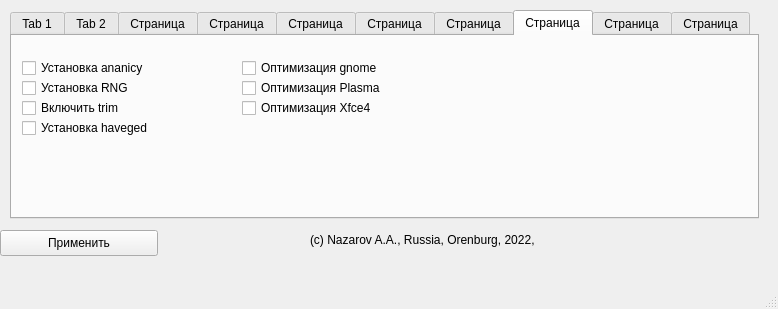
<?xml version="1.0" encoding="UTF-8"?>
<ui version="4.0">
 <class>MainWindow</class>
 <widget class="QMainWindow" name="MainWindow">
  <property name="geometry">
   <rect>
    <x>0</x>
    <y>0</y>
    <width>778</width>
    <height>309</height>
   </rect>
  </property>
  <property name="sizePolicy">
   <sizepolicy hsizetype="Fixed" vsizetype="Fixed">
    <horstretch>0</horstretch>
    <verstretch>0</verstretch>
   </sizepolicy>
  </property>
  <property name="windowTitle">
   <string>Arch Linux Post Install Tool</string>
  </property>
  <property name="animated">
   <bool>false</bool>
  </property>
  <widget class="QWidget" name="centralwidget">
   <widget class="QLabel" name="lblAuthor">
    <property name="geometry">
     <rect>
      <x>310</x>
      <y>230</y>
      <width>421</width>
      <height>20</height>
     </rect>
    </property>
    <property name="text">
     <string>(c) Nazarov A.A., Russia, Orenburg, 2022, &lt;artem@nazarow.ru&gt;</string>
    </property>
   </widget>
   <widget class="QPushButton" name="pushButton">
    <property name="geometry">
     <rect>
      <x>0</x>
      <y>230</y>
      <width>158</width>
      <height>26</height>
     </rect>
    </property>
    <property name="text">
     <string>Применить</string>
    </property>
   </widget>
   <widget class="QTabWidget" name="tbsPages">
    <property name="geometry">
     <rect>
      <x>10</x>
      <y>10</y>
      <width>749</width>
      <height>209</height>
     </rect>
    </property>
    <property name="currentIndex">
     <number>7</number>
    </property>
    <widget class="QWidget" name="tabGeneral">
     <attribute name="title">
      <string>Tab 1</string>
     </attribute>
     <widget class="QCheckBox" name="chkInstallKeys">
      <property name="geometry">
       <rect>
        <x>10</x>
        <y>10</y>
        <width>161</width>
        <height>24</height>
       </rect>
      </property>
      <property name="text">
       <string>Установка ключей</string>
      </property>
     </widget>
     <widget class="QCheckBox" name="chkInstallMirrors">
      <property name="geometry">
       <rect>
        <x>10</x>
        <y>30</y>
        <width>181</width>
        <height>24</height>
       </rect>
      </property>
      <property name="text">
       <string>Установка зеркал</string>
      </property>
     </widget>
     <widget class="QCheckBox" name="chkUpdateSoftware">
      <property name="geometry">
       <rect>
        <x>10</x>
        <y>50</y>
        <width>171</width>
        <height>24</height>
       </rect>
      </property>
      <property name="text">
       <string>Обновить программы</string>
      </property>
     </widget>
     <widget class="QCheckBox" name="chkInstallMake">
      <property name="geometry">
       <rect>
        <x>10</x>
        <y>70</y>
        <width>271</width>
        <height>24</height>
       </rect>
      </property>
      <property name="text">
       <string>Установка компиляторов</string>
      </property>
     </widget>
     <widget class="QCheckBox" name="chkInstallSystemTools">
      <property name="geometry">
       <rect>
        <x>10</x>
        <y>90</y>
        <width>271</width>
        <height>24</height>
       </rect>
      </property>
      <property name="text">
       <string>Установка системных утилит</string>
      </property>
     </widget>
     <widget class="QCheckBox" name="chkInstallNetworkTools">
      <property name="geometry">
       <rect>
        <x>10</x>
        <y>110</y>
        <width>291</width>
        <height>24</height>
       </rect>
      </property>
      <property name="text">
       <string>Установка сетевых утилит</string>
      </property>
     </widget>
     <widget class="QCheckBox" name="chkInstallFreqTools">
      <property name="geometry">
       <rect>
        <x>10</x>
        <y>130</y>
        <width>321</width>
        <height>24</height>
       </rect>
      </property>
      <property name="text">
       <string>Управление частотой процессора</string>
      </property>
     </widget>
     <widget class="QCheckBox" name="chkInstallAutoFreq">
      <property name="geometry">
       <rect>
        <x>10</x>
        <y>150</y>
        <width>261</width>
        <height>24</height>
       </rect>
      </property>
      <property name="text">
       <string>Автоуправление частотой</string>
      </property>
     </widget>
    </widget>
    <widget class="QWidget" name="tabKernels">
     <attribute name="title">
      <string>Tab 2</string>
     </attribute>
     <widget class="QCheckBox" name="chkInstallZenKernel">
      <property name="geometry">
       <rect>
        <x>10</x>
        <y>10</y>
        <width>181</width>
        <height>24</height>
       </rect>
      </property>
      <property name="text">
       <string>Установка ядра Zen</string>
      </property>
     </widget>
     <widget class="QCheckBox" name="chkInstallXanmodKernel">
      <property name="geometry">
       <rect>
        <x>10</x>
        <y>30</y>
        <width>201</width>
        <height>24</height>
       </rect>
      </property>
      <property name="text">
       <string>Установка ядра Xanmod</string>
      </property>
     </widget>
     <widget class="QCheckBox" name="chkInstallTkgKernel">
      <property name="geometry">
       <rect>
        <x>10</x>
        <y>50</y>
        <width>161</width>
        <height>24</height>
       </rect>
      </property>
      <property name="text">
       <string>Установка ядра Tkg</string>
      </property>
     </widget>
     <widget class="QCheckBox" name="chkUpdateGrub">
      <property name="geometry">
       <rect>
        <x>10</x>
        <y>70</y>
        <width>151</width>
        <height>24</height>
       </rect>
      </property>
      <property name="text">
       <string>Обновить загрузчик</string>
      </property>
     </widget>
    </widget>
    <widget class="QWidget" name="tabVideoSettings">
     <attribute name="title">
      <string>Страница</string>
     </attribute>
     <widget class="QCheckBox" name="chkInstallMesa">
      <property name="geometry">
       <rect>
        <x>10</x>
        <y>10</y>
        <width>141</width>
        <height>24</height>
       </rect>
      </property>
      <property name="text">
       <string>Установка mesa</string>
      </property>
     </widget>
     <widget class="QCheckBox" name="chkInstallVulkan">
      <property name="geometry">
       <rect>
        <x>10</x>
        <y>30</y>
        <width>161</width>
        <height>24</height>
       </rect>
      </property>
      <property name="text">
       <string>Установка Vulkan</string>
      </property>
     </widget>
     <widget class="QCheckBox" name="chkInstallDbusBroker">
      <property name="geometry">
       <rect>
        <x>10</x>
        <y>50</y>
        <width>161</width>
        <height>24</height>
       </rect>
      </property>
      <property name="text">
       <string>Установка Dbus Broker</string>
      </property>
     </widget>
     <widget class="QCheckBox" name="chkInstallVideoPlayers">
      <property name="geometry">
       <rect>
        <x>10</x>
        <y>70</y>
        <width>181</width>
        <height>24</height>
       </rect>
      </property>
      <property name="text">
       <string>Установка видеоплеера</string>
      </property>
     </widget>
    </widget>
    <widget class="QWidget" name="tabSoftwareCenters">
     <attribute name="title">
      <string>Страница</string>
     </attribute>
     <widget class="QCheckBox" name="chkInstallFlatpak">
      <property name="geometry">
       <rect>
        <x>10</x>
        <y>10</y>
        <width>171</width>
        <height>24</height>
       </rect>
      </property>
      <property name="text">
       <string>Установка FlatPak</string>
      </property>
     </widget>
     <widget class="QCheckBox" name="chkInstallSoftwareFromFlatpak">
      <property name="geometry">
       <rect>
        <x>10</x>
        <y>30</y>
        <width>201</width>
        <height>24</height>
       </rect>
      </property>
      <property name="text">
       <string>Установка ПО из flatpak</string>
      </property>
     </widget>
     <widget class="QCheckBox" name="chkInstallPamac">
      <property name="geometry">
       <rect>
        <x>10</x>
        <y>50</y>
        <width>151</width>
        <height>24</height>
       </rect>
      </property>
      <property name="text">
       <string>Установка Pamac</string>
      </property>
     </widget>
     <widget class="QCheckBox" name="chkInstallSnap">
      <property name="geometry">
       <rect>
        <x>10</x>
        <y>70</y>
        <width>141</width>
        <height>24</height>
       </rect>
      </property>
      <property name="text">
       <string>Установка Snap</string>
      </property>
     </widget>
    </widget>
    <widget class="QWidget" name="tabSystemCleaning">
     <attribute name="title">
      <string>Страница</string>
     </attribute>
     <widget class="QCheckBox" name="chkClearFontCache">
      <property name="geometry">
       <rect>
        <x>10</x>
        <y>10</y>
        <width>191</width>
        <height>24</height>
       </rect>
      </property>
      <property name="text">
       <string>Очистить кеш шрифтов</string>
      </property>
     </widget>
     <widget class="QCheckBox" name="chkClearGoogleInstallation">
      <property name="geometry">
       <rect>
        <x>10</x>
        <y>30</y>
        <width>241</width>
        <height>24</height>
       </rect>
      </property>
      <property name="text">
       <string>Стереть файлы Google Chrome</string>
      </property>
     </widget>
     <widget class="QCheckBox" name="chkInstallSystemClean">
      <property name="geometry">
       <rect>
        <x>10</x>
        <y>50</y>
        <width>201</width>
        <height>24</height>
       </rect>
      </property>
      <property name="text">
       <string>Уст. для очистки системы</string>
      </property>
     </widget>
     <widget class="QCheckBox" name="chkRemoveOldPkgs">
      <property name="geometry">
       <rect>
        <x>10</x>
        <y>70</y>
        <width>201</width>
        <height>24</height>
       </rect>
      </property>
      <property name="text">
       <string>Удаление старых пакетов</string>
      </property>
     </widget>
     <widget class="QCheckBox" name="chkRemoveAllPkgsCache">
      <property name="geometry">
       <rect>
        <x>10</x>
        <y>90</y>
        <width>211</width>
        <height>24</height>
       </rect>
      </property>
      <property name="text">
       <string>Удалить кеш всех пакетов</string>
      </property>
     </widget>
     <widget class="QCheckBox" name="chkRemoveOrpPackages">
      <property name="geometry">
       <rect>
        <x>10</x>
        <y>110</y>
        <width>211</width>
        <height>24</height>
       </rect>
      </property>
      <property name="text">
       <string>Удаление неиспользуемых</string>
      </property>
     </widget>
    </widget>
    <widget class="QWidget" name="tabInetPrivacy">
     <attribute name="title">
      <string>Страница</string>
     </attribute>
     <widget class="QCheckBox" name="chkInstallInternetTools">
      <property name="geometry">
       <rect>
        <x>10</x>
        <y>0</y>
        <width>251</width>
        <height>24</height>
       </rect>
      </property>
      <property name="text">
       <string>Установка софта для интернет</string>
      </property>
     </widget>
     <widget class="QCheckBox" name="chkInstallSecurityTools">
      <property name="geometry">
       <rect>
        <x>10</x>
        <y>20</y>
        <width>211</width>
        <height>24</height>
       </rect>
      </property>
      <property name="text">
       <string>Утилиты безопасности</string>
      </property>
     </widget>
     <widget class="QCheckBox" name="chkPrivacyPasswords">
      <property name="geometry">
       <rect>
        <x>10</x>
        <y>40</y>
        <width>161</width>
        <height>24</height>
       </rect>
      </property>
      <property name="text">
       <string>Приватность, пароли</string>
      </property>
     </widget>
     <widget class="QCheckBox" name="chkInstallMessengers">
      <property name="geometry">
       <rect>
        <x>10</x>
        <y>60</y>
        <width>171</width>
        <height>24</height>
       </rect>
      </property>
      <property name="text">
       <string>Установка мессенджеров</string>
      </property>
     </widget>
    </widget>
    <widget class="QWidget" name="tabSound">
     <attribute name="title">
      <string>Страница</string>
     </attribute>
     <widget class="QCheckBox" name="chkInstallBluetoothTools">
      <property name="geometry">
       <rect>
        <x>10</x>
        <y>10</y>
        <width>171</width>
        <height>24</height>
       </rect>
      </property>
      <property name="text">
       <string>Утилиты Bluetooth</string>
      </property>
     </widget>
     <widget class="QCheckBox" name="chkInstallPulseAudio">
      <property name="geometry">
       <rect>
        <x>10</x>
        <y>30</y>
        <width>181</width>
        <height>24</height>
       </rect>
      </property>
      <property name="text">
       <string>Установка PulseAudio</string>
      </property>
     </widget>
     <widget class="QCheckBox" name="chkInstallPipeWire">
      <property name="geometry">
       <rect>
        <x>10</x>
        <y>50</y>
        <width>161</width>
        <height>24</height>
       </rect>
      </property>
      <property name="text">
       <string>Установка PipeWire</string>
      </property>
     </widget>
     <widget class="QCheckBox" name="chkInstallAlsa">
      <property name="geometry">
       <rect>
        <x>10</x>
        <y>70</y>
        <width>141</width>
        <height>24</height>
       </rect>
      </property>
      <property name="text">
       <string>Установка ALSA</string>
      </property>
     </widget>
     <widget class="QCheckBox" name="chkInstallAudioPlayer">
      <property name="geometry">
       <rect>
        <x>10</x>
        <y>90</y>
        <width>201</width>
        <height>24</height>
       </rect>
      </property>
      <property name="text">
       <string>Установка аудиоплееров</string>
      </property>
     </widget>
    </widget>
    <widget class="QWidget" name="tabOptimization">
     <attribute name="title">
      <string>Страница</string>
     </attribute>
     <widget class="QCheckBox" name="chkInstallAnanicy">
      <property name="geometry">
       <rect>
        <x>10</x>
        <y>20</y>
        <width>161</width>
        <height>24</height>
       </rect>
      </property>
      <property name="text">
       <string>Установка ananicy</string>
      </property>
     </widget>
     <widget class="QCheckBox" name="chkInstallRNG">
      <property name="geometry">
       <rect>
        <x>10</x>
        <y>40</y>
        <width>131</width>
        <height>24</height>
       </rect>
      </property>
      <property name="text">
       <string>Установка RNG</string>
      </property>
     </widget>
     <widget class="QCheckBox" name="chkEnableTrim">
      <property name="geometry">
       <rect>
        <x>10</x>
        <y>60</y>
        <width>121</width>
        <height>24</height>
       </rect>
      </property>
      <property name="text">
       <string>Включить trim</string>
      </property>
     </widget>
     <widget class="QCheckBox" name="chkInstallHaveged">
      <property name="geometry">
       <rect>
        <x>10</x>
        <y>80</y>
        <width>141</width>
        <height>24</height>
       </rect>
      </property>
      <property name="text">
       <string>Установка haveged</string>
      </property>
     </widget>
     <widget class="QCheckBox" name="chkGnomeOptimization">
      <property name="geometry">
       <rect>
        <x>230</x>
        <y>20</y>
        <width>171</width>
        <height>24</height>
       </rect>
      </property>
      <property name="text">
       <string>Оптимизация gnome</string>
      </property>
     </widget>
     <widget class="QCheckBox" name="chkPlasmaOptimization">
      <property name="geometry">
       <rect>
        <x>230</x>
        <y>40</y>
        <width>171</width>
        <height>24</height>
       </rect>
      </property>
      <property name="text">
       <string>Оптимизация Plasma</string>
      </property>
     </widget>
     <widget class="QCheckBox" name="chkXfce4Optimization">
      <property name="geometry">
       <rect>
        <x>230</x>
        <y>60</y>
        <width>161</width>
        <height>24</height>
       </rect>
      </property>
      <property name="text">
       <string>Оптимизация Xfce4</string>
      </property>
     </widget>
    </widget>
    <widget class="QWidget" name="tabEtcApps">
     <attribute name="title">
      <string>Страница</string>
     </attribute>
     <widget class="QCheckBox" name="chkInstallWine">
      <property name="geometry">
       <rect>
        <x>10</x>
        <y>10</y>
        <width>131</width>
        <height>24</height>
       </rect>
      </property>
      <property name="text">
       <string>Установка WINE</string>
      </property>
     </widget>
     <widget class="QCheckBox" name="chkInstallMc">
      <property name="geometry">
       <rect>
        <x>10</x>
        <y>30</y>
        <width>261</width>
        <height>24</height>
       </rect>
      </property>
      <property name="text">
       <string>Установка  файловых утилит</string>
      </property>
     </widget>
     <widget class="QCheckBox" name="chkInstallDeveloperTools">
      <property name="geometry">
       <rect>
        <x>10</x>
        <y>50</y>
        <width>261</width>
        <height>24</height>
       </rect>
      </property>
      <property name="text">
       <string>Установка ПО для разработчиков</string>
      </property>
     </widget>
     <widget class="QCheckBox" name="chkInstallDeTools">
      <property name="geometry">
       <rect>
        <x>10</x>
        <y>70</y>
        <width>241</width>
        <height>24</height>
       </rect>
      </property>
      <property name="text">
       <string>Установка дополнений для DE</string>
      </property>
     </widget>
    </widget>
    <widget class="QWidget" name="tabAppOptions">
     <attribute name="title">
      <string>Страница</string>
     </attribute>
     <widget class="QLabel" name="txtTerm">
      <property name="geometry">
       <rect>
        <x>10</x>
        <y>10</y>
        <width>91</width>
        <height>20</height>
       </rect>
      </property>
      <property name="text">
       <string>Терминал</string>
      </property>
     </widget>
     <widget class="QComboBox" name="cboTerminal">
      <property name="geometry">
       <rect>
        <x>10</x>
        <y>30</y>
        <width>79</width>
        <height>26</height>
       </rect>
      </property>
      <item>
       <property name="text">
        <string>Konsole</string>
       </property>
      </item>
      <item>
       <property name="text">
        <string>XTerm</string>
       </property>
      </item>
      <item>
       <property name="text">
        <string>UXTerm</string>
       </property>
      </item>
      <item>
       <property name="text">
        <string>xfce4-terminal</string>
       </property>
      </item>
      <item>
       <property name="text">
        <string>terminator</string>
       </property>
      </item>
      <item>
       <property name="text">
        <string>tilda</string>
       </property>
      </item>
      <item>
       <property name="text">
        <string>roxterm</string>
       </property>
      </item>
      <item>
       <property name="text">
        <string>tilix</string>
       </property>
      </item>
      <item>
       <property name="text">
        <string>lxterminal</string>
       </property>
      </item>
      <item>
       <property name="text">
        <string>gnome-terminal</string>
       </property>
      </item>
      <item>
       <property name="text">
        <string>terminology</string>
       </property>
      </item>
      <item>
       <property name="text">
        <string>deepin-terminal</string>
       </property>
      </item>
     </widget>
    </widget>
   </widget>
  </widget>
  <widget class="QMenuBar" name="menubar">
   <property name="geometry">
    <rect>
     <x>0</x>
     <y>0</y>
     <width>778</width>
     <height>23</height>
    </rect>
   </property>
  </widget>
  <widget class="QStatusBar" name="statusbar"/>
 </widget>
 <resources/>
 <connections/>
</ui>
